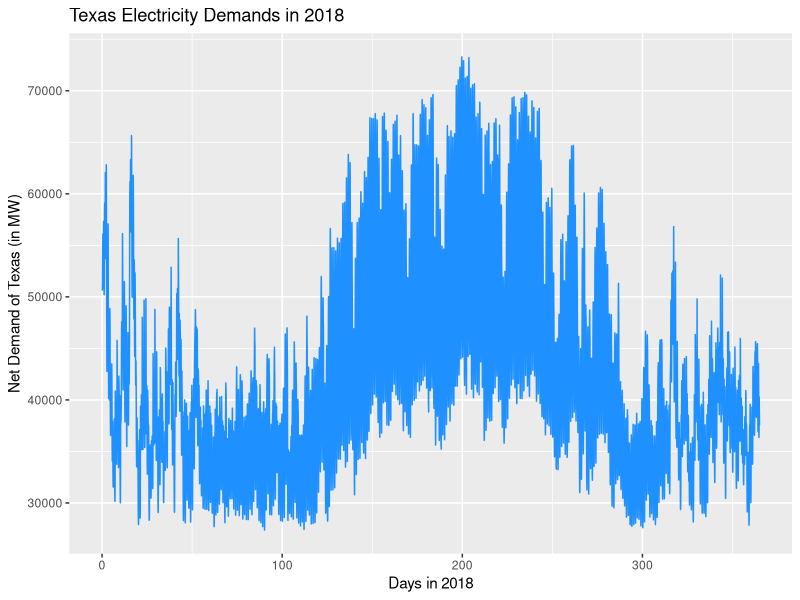

R code for this plot:
## ---- chunk 1
knitr::opts_chunk$set(collapse=TRUE, comment="##", fig.retina=2, fig.path = "README_figs/README-")
## ---- chunk 2
library(ggplot2)
## ---- chunk 3
dfDemand = read.csv("ERCOT_2018_Hourly_Wind_Output.csv")
demands = dfDemand$ERCOT.Load..MW
numberOfDays = length(demands)/24
## ---- chunk 4
days = vector(length = numberOfDays * 24)
for (hour in seq_len(numberOfDays * 24)) {
  days[hour] = hour / 24 
}

ggplot(dfDemand, aes(x = days, y = demands)) + geom_line(color = "dodgerblue") + 
  labs(title = "Texas Electricity Demands in 2018", x = "Days in 2018", y = "Net Demand of Texas (in MW)") 
